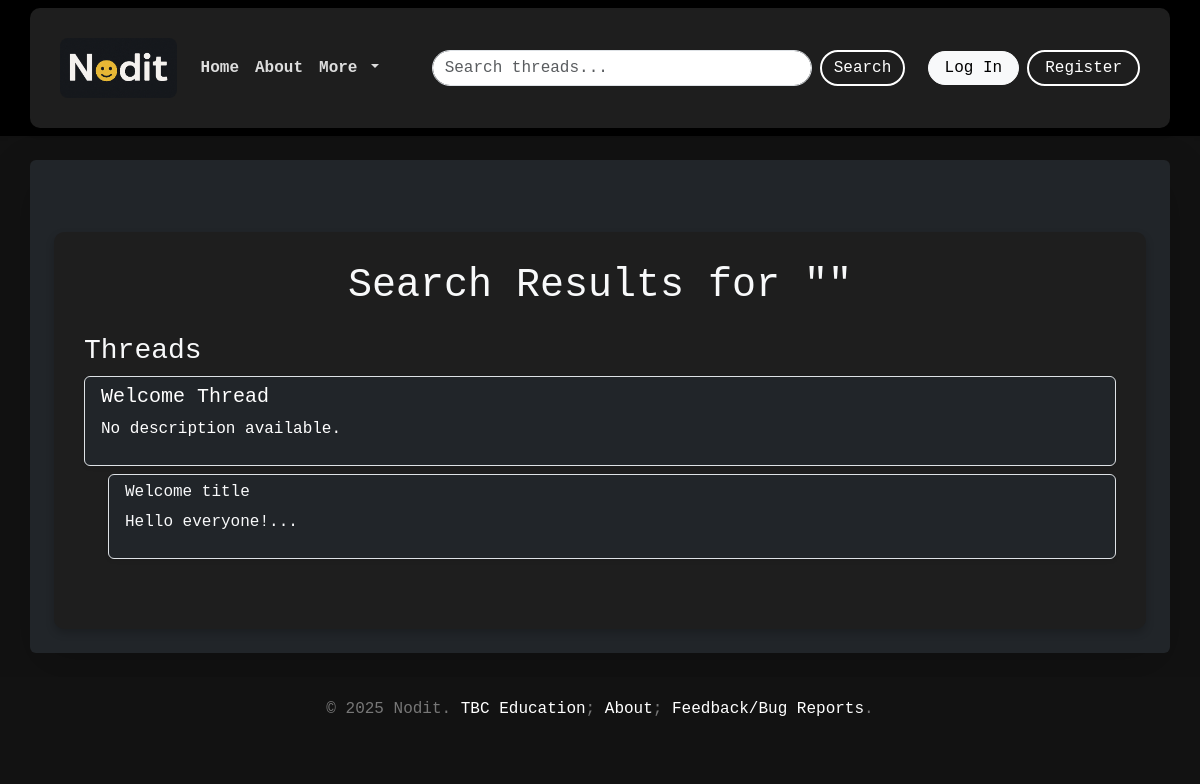
Before: /search with the older database file.
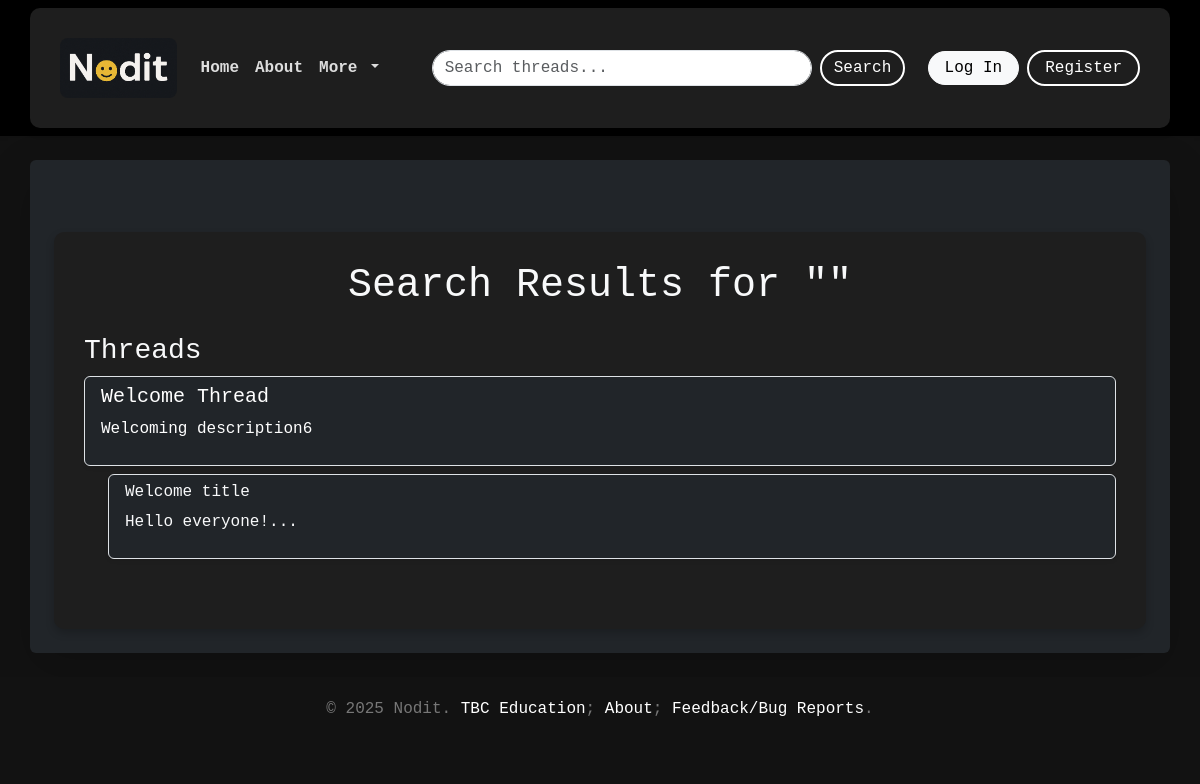
After: the same page with the newer database file.
### models.py (models this page shows)
class Thread(db.Model):
    __tablename__ = "Threads"
    threadID = db.Column(db.Integer, primary_key=True)
    title = db.Column(db.String, nullable=False)
    date = db.Column(db.Date, default=date.today)
    description = db.Column(db.String, nullable=False)
    creatorID = db.Column(db.Integer, db.ForeignKey("Users.id"), nullable=False)
    creator = db.relationship("User", backref="threads", foreign_keys=[creatorID])
    posts = db.relationship("Post", backref="thread", lazy=True)

### routes.py (the view)
@app.route("/search", methods=["GET"])
def search():
    query = request.args.get("query", "")
    threads = Thread.query.filter(Thread.title.ilike(f"%{query}%")).all()
    posts = Post.query.filter(Post.title.ilike(f"%{query}%") | Post.text.ilike(f"%{query}%")).all()
    return render_template("search_results.html", threads=threads, posts=posts, query=query)

### templates/search_results.html
{% extends "base.html" %}
{% block content %}
<div class="container mt-5">
    <h1 class="text-center mb-4 text-light">Search Results for "{{ query }}"</h1>
    <div class="mb-4">
        <h3 class="text-light">Threads</h3>
        {% if threads %}
        <div class="list-group">
            {% for thread in threads %}
            <div class="list-group-item bg-dark text-white rounded shadow-sm mb-2">
                <a href="/thread/{{ thread.threadID }}" class="text-reset text-decoration-none">
                    <h5>{{ thread.title }}</h5>
                    <p>{{ thread.description[:100] if thread.description else "No description available." }}</p>
                </a>
            </div>
            {% for post in posts %}
            {% if post.threadID == thread.threadID %}
            <div class="ms-4 mb-3">
                <a href="/thread/{{ post.threadID }}/post/{{ post.postID }}"
                   class="list-group-item list-group-item-action bg-dark text-light rounded shadow-sm">
                    <h6>{{ post.title }}</h6>
                    <p>{{ post.text[:100] }}...</p>
                </a>
            </div>
            {% endif %}
            {% endfor %}
            {% endfor %}
        </div>
        {% else %}
        <p class="text-light">No threads found.</p>
        {% endif %}
    </div>
</div>
{% endblock %}

Changed rows visible on the page:
changed Thread "Welcome Thread": description "No description available." → "Welcoming description6"
